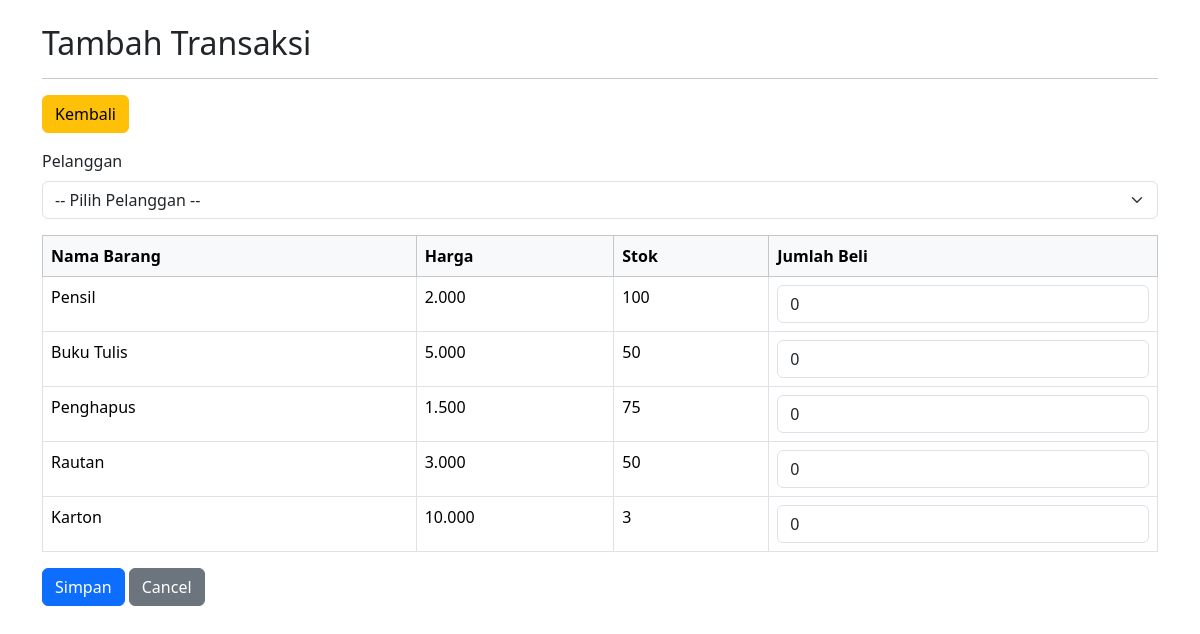
The page /mvc-toko1/index.php?action=transaksi&subaction=tambah (signed in) on the database its author committed.
### tables this page shows
CREATE TABLE `barang` (
  `kode_barang` int(11) NOT NULL,
  `nama` varchar(100) NOT NULL,
  `harga` decimal(10,2) NOT NULL,
  `stok` int(11) NOT NULL
);

### mvc-toko1/app/Controllers/TransaksiController.php (called while the page is built, shortened)
<?php require_once 'app/models/Transaksi.php';
class TransaksiController
{
    public function tambah()
    {
        $database = new Database();
        $conn = $database->getConnection();
        $barang = [];
        $result = $conn->query("SELECT * FROM barang");
        if ($result && $result->num_rows > 0) {
            $barang = $result->fetch_all(MYSQLI_ASSOC);
        }
        require 'app/Views/transaksi_form.php';
    }
}

### mvc-toko1/app/Views/transaksi_form.php (the view, shortened to what this page needs)
<!doctype html>
<html lang="en">
<head>
    <link href="https://cdn.jsdelivr.net/npm/bootstrap@5.3.3/dist/css/bootstrap.min.css" rel="stylesheet">
</head>
<body>
    <div class="container mt-4">
    <h2>Tambah Transaksi</h2>
    <hr>
    <a href="index.php?action=transaksi" class="btn btn-warning mb-3">Kembali</a>
    <form method="POST" action="index.php?action=transaksi&subaction=simpan">
        <div class="mb-3">
            <label for="id_pelanggan" class="form-label">Pelanggan</label>
            <select class="form-select" id="id_pelanggan" name="id_pelanggan" required>
                <option value="">-- Pilih Pelanggan --</option>
            </select>
        </div>
        <table class="table table-bordered">
            <thead class="table-light">
                <tr>
                    <th>Nama Barang</th>
                    <th>Harga</th>
                    <th>Stok</th>
                    <th>Jumlah Beli</th>
                </tr>
            </thead>
            <tbody>
                <?php foreach ($barang as $b): ?>
                    <tr>
                        <td><?= htmlspecialchars($b['nama']); ?></td>
                        <td><?= number_format($b['harga'], 0, ',', '.'); ?></td>
                        <td><?= $b['stok']; ?></td>
                        <td>
                            <input type="number" class="form-control"
                                name="barang[<?= $b['kode_barang']; ?>]"
                                value="0"
                                min="0"
                                max="<?= $b['stok']; ?>">
                        </td>
                    </tr>
                <?php endforeach; ?>
            </tbody>
        </table>
        <div class="mt-3">
            <button type="submit" class="btn btn-primary">Simpan</button>
            <button type="reset" class="btn btn-secondary">Cancel</button>
        </div>
    </form>
</div>
</body>
</html>

### mvc-toko1/index.php (shortened to what this page needs)
<?php
require_once 'app/Controllers/TransaksiController.php';
$action = isset($_GET['action']) ? $_GET['action'] : 'login';
switch ($action) {
    case 'transaksi':
        $controller = new TransaksiController();
        $subaction = isset($_GET['subaction']) ? $_GET['subaction'] : 'daftarTransaksi';
        switch ($subaction) {
            case 'tambah':
                $controller->tambah();
                break;
        }
        break;
}

### rows shown on the page
barang: nama "Pensil", harga "2.000", stok "100"
barang: nama "Buku Tulis", harga "5.000", stok "50"
barang: nama "Penghapus", harga "1.500", stok "75"
barang: nama "Rautan", harga "3.000", stok "50"
barang: nama "Karton", harga "10.000", stok "3"
